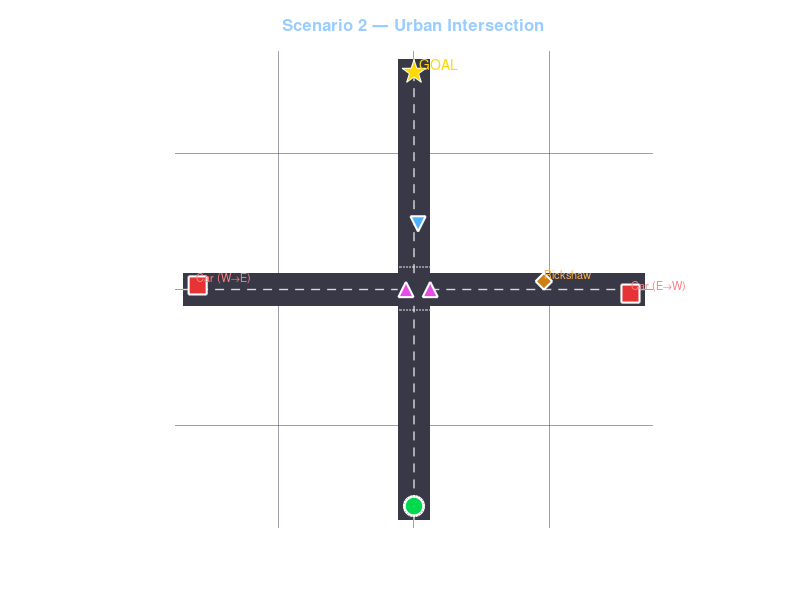

MATLAB code for this plot: (Note: this script raises an error after producing the figure.)
% scenario_urban_intersection.m
% ADAS Vision — Driving Scenario 2: Urban Intersection
%
% Creates a 4-way junction with:
%   - Cross-traffic cars from the left and right
%   - A rickshaw entering from the right
%   - Pedestrians crossing at the zebra crossing
%   - A cyclist on the far side
%
% Usage:
%   >> scenario_urban_intersection

fprintf('=== Scenario 2: Urban Intersection ===\n');

% ---------------------------------------------------------------------------
% Road geometry — 4-way intersection (6 m lane width each direction)
% ---------------------------------------------------------------------------
lw = 3.0;   % half lane width (m)
rl = 80.0;  % road arm length (m)

% ---------------------------------------------------------------------------
% Actors
% ---------------------------------------------------------------------------
% Ego: approaching from south, heading north (+y)
ego.x = 0; ego.y = -rl; ego.heading = pi/2; ego.speed = 8.33;

% Cross-traffic car 1: from west, heading east (+x)
car1.x = -rl; car1.y = lw/2; car1.speed = 11.1; car1.heading = 0;

% Cross-traffic car 2: from east, heading west (-x)
car2.x = rl; car2.y = -lw/2; car2.speed = 9.7; car2.heading = pi;

% Rickshaw: from right (east), entering intersection
rick.x = rl*0.6; rick.y = lw/2+1.5; rick.speed = 5.5; rick.heading = pi;

% Pedestrian 1: crossing east-west (zebra crossing at y=0)
ped1.x = -lw; ped1.y = 0; ped1.speed = 1.4; ped1.heading = 0;

% Pedestrian 2: also crossing
ped2.x = lw*2; ped2.y = 0; ped2.speed = 1.1; ped2.heading = pi;

% Cyclist: on far (north) side
cyc.x = lw/2; cyc.y = rl*0.3; cyc.speed = 4.2; cyc.heading = pi/2;

% ---------------------------------------------------------------------------
% Simulation parameters
% ---------------------------------------------------------------------------
dt     = 0.033;
t_end  = 30.0;
goal   = [0, rl];      % drive through intersection to north
tol    = 5.0;
wb     = 2.70;
max_st = deg2rad(35);

% ---------------------------------------------------------------------------
% Figure setup
% ---------------------------------------------------------------------------
fig = figure('Name','Scenario 2 — Urban Intersection','NumberTitle','off',...
             'Color',[0.06 0.06 0.10],'Position',[90 90 850 820]);
ax  = axes('Parent',fig,'Color',[0.14 0.14 0.18],...
           'XColor','w','YColor','w','GridColor',[0.25 0.25 0.35],...
           'GridAlpha',0.5,'Box','on');
hold(ax,'on'); grid(ax,'on'); axis(ax,'equal');
xlabel(ax,'X (m)','Color','w'); ylabel(ax,'Y (m)','Color','w');
title(ax,'Scenario 2 — Urban Intersection','Color',[0.6 0.8 1],'FontSize',12);
xlim(ax,[-rl-10, rl+10]); ylim(ax,[-rl-10, rl+10]);

% Draw roads
road_color = [0.22 0.22 0.28];
% N-S road
fill(ax,[-lw*2, lw*2, lw*2, -lw*2],[-rl-5, -rl-5, rl+5, rl+5],...
     road_color,'EdgeColor','none');
% E-W road
fill(ax,[-rl-5, rl+5, rl+5, -rl-5],[-lw*2, -lw*2, lw*2, lw*2],...
     road_color,'EdgeColor','none');

% Lane markings
line_color = [0.85 0.85 0.85];
plot(ax, [0 0], [-rl-5 -lw*2], '--','Color',line_color,'LineWidth',1);
plot(ax, [0 0], [ lw*2  rl+5], '--','Color',line_color,'LineWidth',1);
plot(ax, [-rl-5 -lw*2], [0 0], '--','Color',line_color,'LineWidth',1);
plot(ax, [ lw*2  rl+5], [0 0], '--','Color',line_color,'LineWidth',1);

% Zebra crossings (N and S of intersection)
zc_y = [-lw*2-2, lw*2+2];
for zy = zc_y
    for xi = -lw*1.8 : 1.2 : lw*1.8
        fill(ax,[xi, xi+0.8, xi+0.8, xi],[zy, zy, zy+0.8, zy+0.8],...
             [0.9 0.9 0.9],'EdgeColor','none','FaceAlpha',0.5);
    end
end

% Goal
plot(ax, goal(1), goal(2), 'p','MarkerSize',18,...
     'MarkerFaceColor',[1 0.85 0],'MarkerEdgeColor','w');
text(ax, goal(1)+2, goal(2)+3,'GOAL','Color',[1 0.85 0],'FontSize',10);

% Actor plot handles
h_ego  = plot(ax, ego.x, ego.y, 'o','MarkerSize',14,'MarkerFaceColor',[0 0.85 0.3],...
              'MarkerEdgeColor','w','LineWidth',2);
h_car1 = plot(ax, car1.x, car1.y, 's','MarkerSize',13,'MarkerFaceColor',[0.9 0.2 0.2],...
              'MarkerEdgeColor','w','LineWidth',1.5);
h_car2 = plot(ax, car2.x, car2.y, 's','MarkerSize',13,'MarkerFaceColor',[0.9 0.2 0.2],...
              'MarkerEdgeColor','w','LineWidth',1.5);
h_rick = plot(ax, rick.x, rick.y, 'd','MarkerSize',12,'MarkerFaceColor',[0.8 0.5 0.1],...
              'MarkerEdgeColor','w','LineWidth',1.5);
h_ped1 = plot(ax, ped1.x, ped1.y, '^','MarkerSize',11,'MarkerFaceColor',[0.9 0.3 0.9],...
              'MarkerEdgeColor','w','LineWidth',1.5);
h_ped2 = plot(ax, ped2.x, ped2.y, '^','MarkerSize',11,'MarkerFaceColor',[0.9 0.3 0.9],...
              'MarkerEdgeColor','w','LineWidth',1.5);
h_cyc  = plot(ax, cyc.x, cyc.y, 'v','MarkerSize',11,'MarkerFaceColor',[0.3 0.7 1.0],...
              'MarkerEdgeColor','w','LineWidth',1.5);
h_traj = plot(ax, ego.x, ego.y, '--','Color',[0.4 0.9 0.4],'LineWidth',1);

% Labels
text(ax, car1.x, car1.y+3, 'Car (W→E)','Color',[1 0.5 0.5],'FontSize',8);
text(ax, car2.x, car2.y+3, 'Car (E→W)','Color',[1 0.5 0.5],'FontSize',8);
text(ax, rick.x, rick.y+3, 'Rickshaw','Color',[1 0.7 0.3],'FontSize',8);

h_status = text(ax, 0.02, 0.98,'','Units','normalized','Color','w',...
                'FontSize',10,'VerticalAlignment','top','FontWeight','bold');

drawnow;

% ---------------------------------------------------------------------------
% Simulation loop
% ---------------------------------------------------------------------------
t = 0;
arrived = false;
traj_x = ego.x; traj_y = ego.y;
event_log = {};
in_intersection = false;

while t < t_end && ishandle(fig)

    dist_to_goal = norm(goal - [ego.x, ego.y]);
    if dist_to_goal < tol, arrived = true; break; end

    in_intersection = abs(ego.x) < lw*2 && abs(ego.y) < lw*2;

    % ── Decision ────────────────────────────────────────────────────────
    dist_c1  = norm([car1.x - ego.x, car1.y - ego.y]);
    dist_c2  = norm([car2.x - ego.x, car2.y - ego.y]);
    dist_rk  = norm([rick.x - ego.x, rick.y - ego.y]);
    dist_p1  = norm([ped1.x - ego.x, ped1.y - ego.y]);
    dist_p2  = norm([ped2.x - ego.x, ped2.y - ego.y]);
    dist_cyc = norm([cyc.x  - ego.x, cyc.y  - ego.y]);

    in_int_zone = norm([ego.x, ego.y]) < lw*3 + 5;

    if (dist_p1 < 10 || dist_p2 < 10) && in_int_zone
        decision = 'BRAKE'; speed_target = 1.0;
        ev = sprintf('t=%.1fs: BRAKE — pedestrian in crossing (%.1fm)', t, min(dist_p1,dist_p2));
    elseif (dist_c1 < 20 || dist_c2 < 20) && in_int_zone
        decision = 'SLOW'; speed_target = 3.0;
        ev = sprintf('t=%.1fs: SLOW — cross-traffic %.1fm', t, min(dist_c1,dist_c2));
    elseif dist_rk < 18 && in_int_zone
        decision = 'CAUTION'; speed_target = 5.0;
        ev = sprintf('t=%.1fs: CAUTION — rickshaw %.1fm', t, dist_rk);
    elseif in_int_zone
        decision = 'CAUTION'; speed_target = 5.0;
        ev = '';
    else
        decision = 'PROCEED'; speed_target = 8.33;
        ev = '';
    end
    if ~isempty(ev), event_log{end+1} = ev; fprintf('  %s\n', ev); end

    % ── Pure-pursuit: track goal directly ────────────────────────────────
    alpha = atan2(goal(2)-ego.y, goal(1)-ego.x) - ego.heading;
    alpha = atan2(sin(alpha), cos(alpha));
    pp_la = 8.0;
    steer = atan2(2*wb*sin(alpha), pp_la);
    steer = max(-max_st, min(max_st, steer));

    % ── Speed ────────────────────────────────────────────────────────────
    ego.speed = max(0, min(15, ego.speed + 0.8*(speed_target-ego.speed)*dt));

    % ── Integrate ───────────────────────────────────────────────────────
    ego.x = ego.x + ego.speed * cos(ego.heading) * dt;
    ego.y = ego.y + ego.speed * sin(ego.heading) * dt;
    ego.heading = ego.heading + (ego.speed/wb)*tan(steer)*dt;

    % ── Actors ──────────────────────────────────────────────────────────
    car1.x = car1.x + car1.speed * cos(car1.heading) * dt;
    car2.x = car2.x + car2.speed * cos(car2.heading) * dt;
    rick.x = rick.x + rick.speed * cos(rick.heading) * dt;
    ped1.x = ped1.x + ped1.speed * cos(ped1.heading) * dt;
    ped2.x = ped2.x + ped2.speed * cos(ped2.heading) * dt;
    cyc.y  = cyc.y  + cyc.speed  * sin(cyc.heading)  * dt;

    traj_x(end+1) = ego.x; traj_y(end+1) = ego.y;

    % ── Plot ────────────────────────────────────────────────────────────
    set(h_ego,  'XData', ego.x,  'YData', ego.y);
    set(h_car1, 'XData', car1.x, 'YData', car1.y);
    set(h_car2, 'XData', car2.x, 'YData', car2.y);
    set(h_rick, 'XData', rick.x, 'YData', rick.y);
    set(h_ped1, 'XData', ped1.x, 'YData', ped1.y);
    set(h_ped2, 'XData', ped2.x, 'YData', ped2.y);
    set(h_cyc,  'XData', cyc.x,  'YData', cyc.y);
    set(h_traj, 'XData', traj_x, 'YData', traj_y);

    col = scenario_color(decision);
    set(h_status,'String',...
        sprintf('t=%.1f s  |  %s  |  Speed: %.1f km/h  |  Dist: %.1f m',...
        t, decision, ego.speed*3.6, dist_to_goal),'Color',col);
    title(ax, sprintf('Scenario 2 — Urban Intersection  |  %s', decision),...
          'Color', col, 'FontSize', 12);

    drawnow limitrate;
    t = t + dt;
end

fprintf('\n=== Scenario 2 Complete ===\n');
if arrived
    fprintf('  Goal reached in %.1f s\n', t);
else
    fprintf('  Ended at t=%.1f s\n', t);
end
fprintf('  Events: %d\n', numel(event_log));

scenario_result.name = 'urban_intersection';
scenario_result.t_total = t; scenario_result.arrived = arrived;
scenario_result.traj_x = traj_x; scenario_result.traj_y = traj_y;
assignin('base','scenario_result', scenario_result);

function c = scenario_color(d)
    switch d
        case 'PROCEED',  c=[0.2 0.9 0.2];
        case 'CAUTION',  c=[1.0 0.8 0.0];
        case 'SLOW',     c=[1.0 0.5 0.0];
        case 'BRAKE',    c=[1.0 0.2 0.0];
        otherwise,       c=[0.8 0.8 0.8];
    end
end
